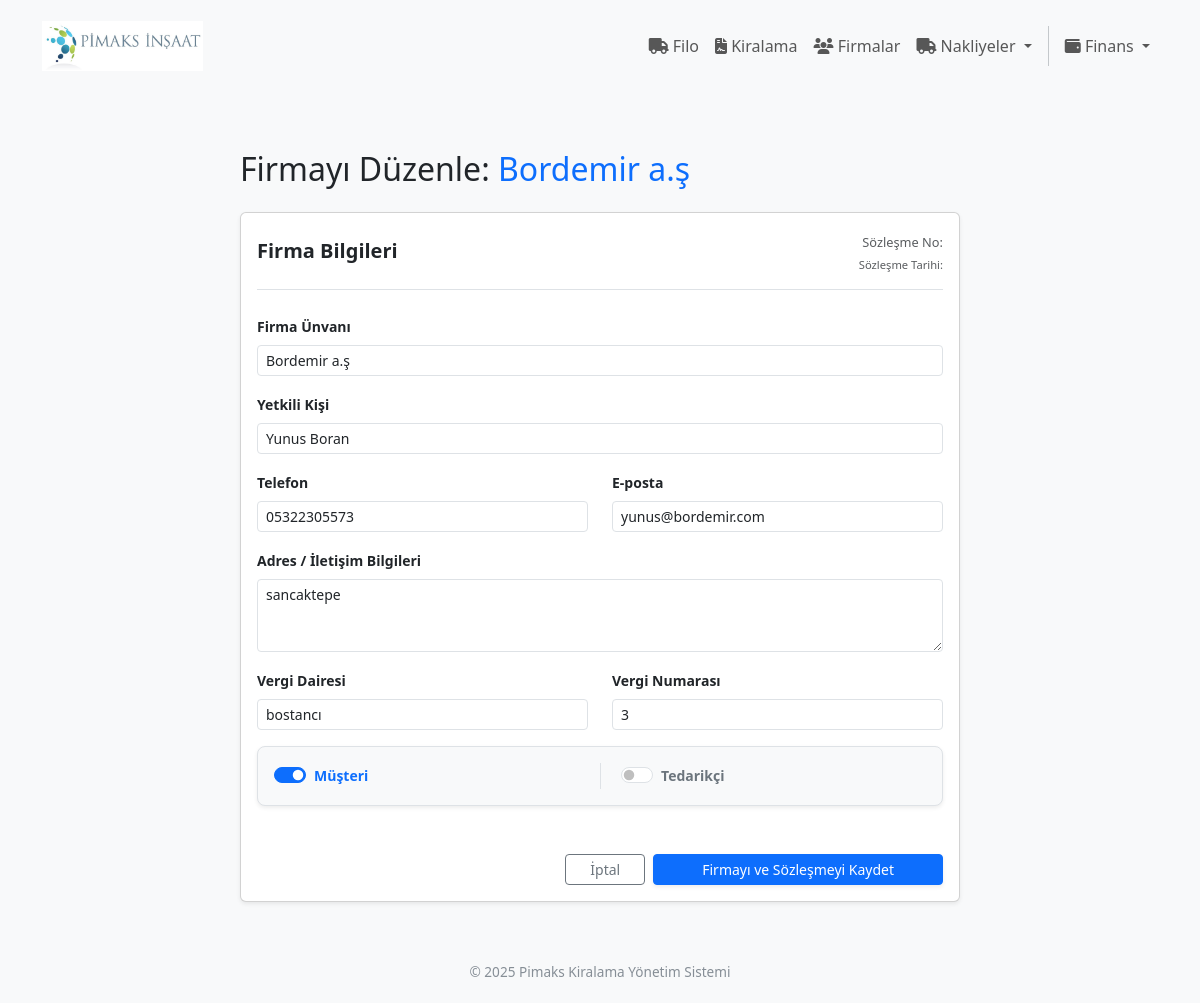
The app's page /firmalar/duzelt/1 with its own data.
### app/firmalar/models.py (models this page shows, shortened)
class Firma(db.Model):
    __tablename__ = 'firma'
    id = db.Column(db.Integer, primary_key=True)
    firma_adi = db.Column(db.String(150), nullable=False, index=True)
    yetkili_adi = db.Column(db.String(100), nullable=False)
    telefon = db.Column(db.String(20), nullable=True)
    eposta = db.Column(db.String(120), nullable=True, index=True)
    iletisim_bilgileri = db.Column(db.Text, nullable=False)
    vergi_dairesi = db.Column(db.String(100), nullable=False)
    vergi_no = db.Column(db.String(50), unique=True, nullable=False, index=True)
    is_musteri = db.Column(db.Boolean, default=True, nullable=False, index=True)
    is_tedarikci = db.Column(db.Boolean, default=False, nullable=False, index=True)
    is_active = db.Column(db.Boolean, default=True, nullable=False)
    bakiye = db.Column(db.Numeric(15, 2), default=0, nullable=False)
    sozlesme_no = db.Column(db.String(50), unique=False, nullable=True) # Örn: PS-2026-001
    sozlesme_rev_no = db.Column(db.Integer, default=0, nullable=True) # Yenilendikçe artacak
    sozlesme_tarihi = db.Column(db.Date, nullable=True, default=date.today)
    bulut_klasor_adi = db.Column(db.String(100), unique=True, nullable=True)
    imza_yetkisi_kontrol_edildi = db.Column(
        db.Boolean,
        default=False,
        nullable=False
    )
    imza_yetkisi_kontrol_tarihi = db.Column(
        db.DateTime,
        nullable=True
    )
    imza_yetkisi_kontrol_eden_id = db.Column(
        db.Integer,
        nullable=True
    )
    imza_arsiv_notu = db.Column(
        db.String(255),
        nullable=True
    )
    kiralamalar = db.relationship(
        'Kiralama',
        back_populates='firma_musteri',
        foreign_keys='Kiralama.firma_musteri_id',
        cascade="all, delete-orphan",
        order_by="desc(Kiralama.id)"
    )
    tedarik_edilen_ekipmanlar = db.relationship(
        'Ekipman',
        back_populates='firma_tedarikci',
        foreign_keys='Ekipman.firma_tedarikci_id'
    )
    odemeler = db.relationship(
        'Odeme',
        back_populates='firma_musteri',
        foreign_keys='Odeme.firma_musteri_id',
        cascade="all, delete-orphan"
    )
    saglanan_nakliye_hizmetleri = db.relationship(
        'KiralamaKalemi',
        back_populates='nakliye_tedarikci',
        foreign_keys='KiralamaKalemi.nakliye_tedarikci_id'
    )
    hizmet_kayitlari = db.relationship(
        'HizmetKaydi',
        back_populates='firma',
        foreign_keys='HizmetKaydi.firma_id'
    )
    tedarik_edilen_parcalar = db.relationship(
        'StokKarti',
        back_populates='varsayilan_tedarikci',
        foreign_keys='StokKarti.varsayilan_tedarikci_id'
    )
    stok_hareketleri = db.relationship(
        'StokHareket',
        back_populates='firma',
        cascade="all, delete-orphan"
    )
    nakliyeler = db.relationship(
        'Nakliye',
        back_populates='firma',
        cascade="all, delete-orphan"
    )

### app/firmalar/routes.py (the view, shortened to what this page needs)
@firmalar_bp.route('/duzelt/<int:id>', methods=['GET', 'POST'])
def duzelt(id):
    firma = Firma.query.get_or_404(id)
    form = FirmaForm(obj=firma)
    if request.method == 'GET':
        form.genel_sozlesme_no.data = firma.sozlesme_no
        form.sozlesme_rev_no.data = firma.sozlesme_rev_no
        form.sozlesme_tarihi.data = firma.sozlesme_tarihi
    return render_template('firmalar/duzelt.html', form=form, firma=firma)

### app/templates/firmalar/duzelt.html (shortened to what this page needs)
{% extends "base.html" %}
{% block content %}
<div class="container mt-4">
    <div class="row justify-content-center">
        <div class="col-md-8">
            <h2 class="mb-4">Firmayı Düzenle: <span class="text-primary">{{ firma.firma_adi }}</span></h2>
            <form action="" method="POST" novalidate class="card card-body shadow-sm">
                {% with btn_text="Değişiklikleri Güncelle", btn_color="warning text-white" %}
                    {% include "firmalar/_form_fields.html" %}
                {% endwith %}
            </form>
        </div>
    </div>
</div>
{% endblock %}

### app/templates/firmalar/_form_fields.html (shortened to what this page needs)
<div class="d-flex justify-content-between align-items-center mb-4 border-bottom pb-3">
<h5 class="fw-bold mb-0 text-dark">Firma Bilgileri</h5>
<div class="text-end">
<div class="text-muted mt-1" style="font-size: 0.8rem;">
    Sözleşme No:
</div>
<div class="text-muted mt-1" style="font-size: 0.7rem;">Sözleşme Tarihi: {{ today_date }}</div>
</div>
</div>
<div class="mb-3">
{{ form.firma_adi.label(class="form-label fw-bold small") }}
{{ form.firma_adi(class="form-control form-control-sm" + (" is-invalid" if form.firma_adi.errors else ""), placeholder="Örn: Pimaks İnşaat A.Ş.") }}
</div>
<div class="mb-3">
{{ form.yetkili_adi.label(class="form-label fw-bold small") }}
{{ form.yetkili_adi(class="form-control form-control-sm" + (" is-invalid" if form.yetkili_adi.errors else "")) }}
</div>
<div class="row">
<div class="col-md-6 mb-3">
{{ form.telefon.label(class="form-label fw-bold small") }}
{{ form.telefon(class="form-control form-control-sm", placeholder="05xx xxx xx xx") }}
</div>
<div class="col-md-6 mb-3">
{{ form.eposta.label(class="form-label fw-bold small") }}
{{ form.eposta(class="form-control form-control-sm", placeholder="ornek@firma.com") }}
</div>
</div>
<div class="mb-3">
{{ form.iletisim_bilgileri.label(class="form-label fw-bold small") }}
{{ form.iletisim_bilgileri(class="form-control form-control-sm", rows=3) }}
</div>
<div class="row">
<div class="col-md-6 mb-3">
{{ form.vergi_dairesi.label(class="form-label fw-bold small") }}
{{ form.vergi_dairesi(class="form-control form-control-sm") }}
</div>
<div class="col-md-6 mb-3">
{{ form.vergi_no.label(class="form-label fw-bold small") }}
{{ form.vergi_no(class="form-control form-control-sm") }}
</div>
</div>
<div class="p-3 bg-light rounded-3 mb-4 shadow-sm border">
<div class="row align-items-center">
<div class="col-6">
<div class="form-check form-switch">
{{ form.is_musteri(class="form-check-input", role="switch") }}
<label class="form-check-label fw-bold small text-primary" for="is_musteri">Müşteri</label>
</div>
</div>
<div class="col-6 border-start">
<div class="form-check form-switch ps-5">
{{ form.is_tedarikci(class="form-check-input", role="switch") }}
<label class="form-check-label fw-bold small text-secondary" for="is_tedarikci">Tedarikçi</label>
</div>
</div>
</div>
</div>
<div class="d-flex justify-content-end gap-2 mt-4">
<a href="{{ url_for('firmalar.index') }}" class="btn btn-outline-secondary px-4 btn-sm">İptal</a>
{{ form.submit(class="btn btn-primary px-5 btn-sm shadow-sm", value="Firmayı ve Sözleşmeyi Kaydet") }}
</div>

### app/templates/base.html (style rules this page uses)
body { font-family: 'Segoe UI', Tahoma, Geneva, Verdana, sans-serif; background-color: #f8f9fa; min-height: 100vh; display: flex; flex-direction: column; }

### records on screen
Firma: firma_adi "Bordemir a.ş", yetkili_adi "Yunus Boran", telefon "05322305573", eposta "yunus@bordemir.com", iletisim_bilgileri "sancaktepe", vergi_dairesi "bostancı", vergi_no "3", is_musteri "☑"
